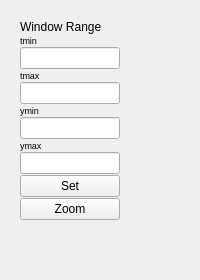
        <widget class="QWidget" name="y_t">
         <property name="sizePolicy">
          <sizepolicy hsizetype="MinimumExpanding" vsizetype="MinimumExpanding">
           <horstretch>0</horstretch>
           <verstretch>0</verstretch>
          </sizepolicy>
         </property>
         <attribute name="title">
          <string>y(t)</string>
         </attribute>
         <layout class="QVBoxLayout" name="verticalLayout_5">
          <item>
           <layout class="QHBoxLayout" name="horizontalLayout_5">
            <property name="spacing">
             <number>0</number>
            </property>
            <item>
             <widget class="QWidget" name="widget" native="true">
              <property name="sizePolicy">
               <sizepolicy hsizetype="Fixed" vsizetype="Preferred">
                <horstretch>0</horstretch>
                <verstretch>0</verstretch>
               </sizepolicy>
              </property>
              <property name="minimumSize">
               <size>
                <width>110</width>
                <height>0</height>
               </size>
              </property>
              <layout class="QVBoxLayout" name="verticalLayout_8">
               <property name="spacing">
                <number>1</number>
               </property>
               <property name="rightMargin">
                <number>10</number>
               </property>
               <item>
                <widget class="QLabel" name="Y_WindowRangeLabel">
                 <property name="minimumSize">
                  <size>
                   <width>100</width>
                   <height>0</height>
                  </size>
                 </property>
                 <property name="maximumSize">
                  <size>
                   <width>100</width>
                   <height>16777215</height>
                  </size>
                 </property>
                 <property name="text">
                  <string>Window Range</string>
                 </property>
                </widget>
               </item>
               <item>
                <widget class="QLabel" name="Y_tminLabel">
                 <property name="minimumSize">
                  <size>
                   <width>100</width>
                   <height>0</height>
                  </size>
                 </property>
                 <property name="maximumSize">
                  <size>
                   <width>100</width>
                   <height>16777215</height>
                  </size>
                 </property>
                 <property name="font">
                  <font>
                   <pointsize>7</pointsize>
                  </font>
                 </property>
                 <property name="text">
                  <string>tmin</string>
                 </property>
                </widget>
               </item>
               <item>
                <widget class="QLineEdit" name="Y_tminLineEdit">
                 <property name="minimumSize">
                  <size>
                   <width>100</width>
                   <height>0</height>
                  </size>
                 </property>
                 <property name="maximumSize">
                  <size>
                   <width>100</width>
                   <height>16777215</height>
                  </size>
                 </property>
                </widget>
               </item>
               <item>
                <widget class="QLabel" name="Y_tmaxLabel">
                 <property name="minimumSize">
                  <size>
                   <width>100</width>
                   <height>0</height>
                  </size>
                 </property>
                 <property name="maximumSize">
                  <size>
                   <width>100</width>
                   <height>16777215</height>
                  </size>
                 </property>
                 <property name="font">
                  <font>
                   <pointsize>7</pointsize>
                  </font>
                 </property>
                 <property name="text">
                  <string>tmax</string>
                 </property>
                </widget>
               </item>
               <item>
                <widget class="QLineEdit" name="Y_tmaxLineEdit">
                 <property name="minimumSize">
                  <size>
                   <width>100</width>
                   <height>0</height>
                  </size>
                 </property>
                 <property name="maximumSize">
                  <size>
                   <width>100</width>
                   <height>16777215</height>
                  </size>
                 </property>
                </widget>
               </item>
               <item>
                <widget class="QLabel" name="Y_yminLabel">
                 <property name="minimumSize">
                  <size>
                   <width>100</width>
                   <height>0</height>
                  </size>
                 </property>
                 <property name="maximumSize">
                  <size>
                   <width>100</width>
                   <height>16777215</height>
                  </size>
                 </property>
                 <property name="font">
                  <font>
                   <pointsize>7</pointsize>
                  </font>
                 </property>
                 <property name="text">
                  <string>ymin</string>
                 </property>
                </widget>
               </item>
               <item>
                <widget class="QLineEdit" name="Y_yminLineEdit">
                 <property name="minimumSize">
                  <size>
                   <width>100</width>
                   <height>0</height>
                  </size>
                 </property>
                 <property name="maximumSize">
                  <size>
                   <width>100</width>
                   <height>16777215</height>
                  </size>
                 </property>
                </widget>
               </item>
               <item>
                <widget class="QLabel" name="Y_ymaxLabel">
                 <property name="minimumSize">
                  <size>
                   <width>100</width>
                   <height>0</height>
                  </size>
                 </property>
                 <property name="maximumSize">
                  <size>
                   <width>100</width>
                   <height>16777215</height>
                  </size>
                 </property>
                 <property name="font">
                  <font>
                   <pointsize>7</pointsize>
                  </font>
                 </property>
                 <property name="text">
                  <string>ymax</string>
                 </property>
                </widget>
               </item>
               <item>
                <widget class="QLineEdit" name="Y_ymaxLineEdit">
                 <property name="minimumSize">
                  <size>
                   <width>100</width>
                   <height>0</height>
                  </size>
                 </property>
                 <property name="maximumSize">
                  <size>
                   <width>100</width>
                   <height>16777215</height>
                  </size>
                 </property>
                </widget>
               </item>
               <item>
                <widget class="QPushButton" name="Y_SetButton">
                 <property name="minimumSize">
                  <size>
                   <width>100</width>
                   <height>0</height>
                  </size>
                 </property>
                 <property name="maximumSize">
                  <size>
                   <width>100</width>
                   <height>16777215</height>
                  </size>
                 </property>
                 <property name="text">
                  <string>Set</string>
                 </property>
                </widget>
               </item>
               <item>
                <widget class="QPushButton" name="Y_ZoomButton">
                 <property name="minimumSize">
                  <size>
                   <width>100</width>
                   <height>0</height>
                  </size>
                 </property>
                 <property name="maximumSize">
                  <size>
                   <width>100</width>
                   <height>16777215</height>
                  </size>
                 </property>
                 <property name="text">
                  <string>Zoom</string>
                 </property>
                </widget>
               </item>
               <item>
                <spacer name="verticalSpacer_4">
                 <property name="orientation">
                  <enum>Qt::Vertical</enum>
                 </property>
                 <property name="sizeHint" stdset="0">
                  <size>
                   <width>20</width>
                   <height>40</height>
                  </size>
                 </property>
                </spacer>
               </item>
              </layout>
             </widget>
            </item>
            <item>
             <widget class="QFrame" name="frame3">
              <property name="sizePolicy">
               <sizepolicy hsizetype="Expanding" vsizetype="Expanding">
                <horstretch>0</horstretch>
                <verstretch>0</verstretch>
               </sizepolicy>
              </property>
              <property name="minimumSize">
               <size>
                <width>0</width>
                <height>0</height>
               </size>
              </property>
              <property name="frameShape">
               <enum>QFrame::NoFrame</enum>
              </property>
              <property name="frameShadow">
               <enum>QFrame::Plain</enum>
              </property>
              <property name="lineWidth">
               <number>0</number>
              </property>
             </widget>
            </item>
           </layout>
          </item>
         </layout>
        </widget>
